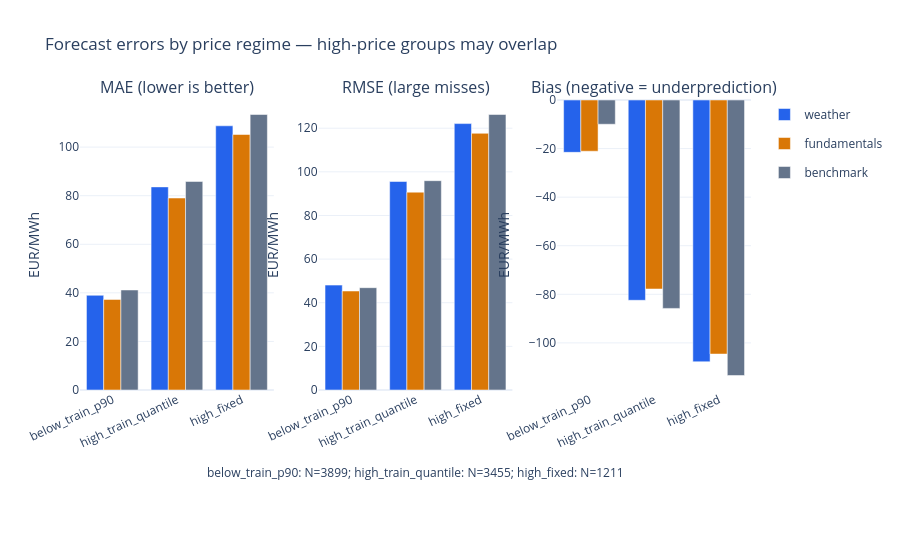
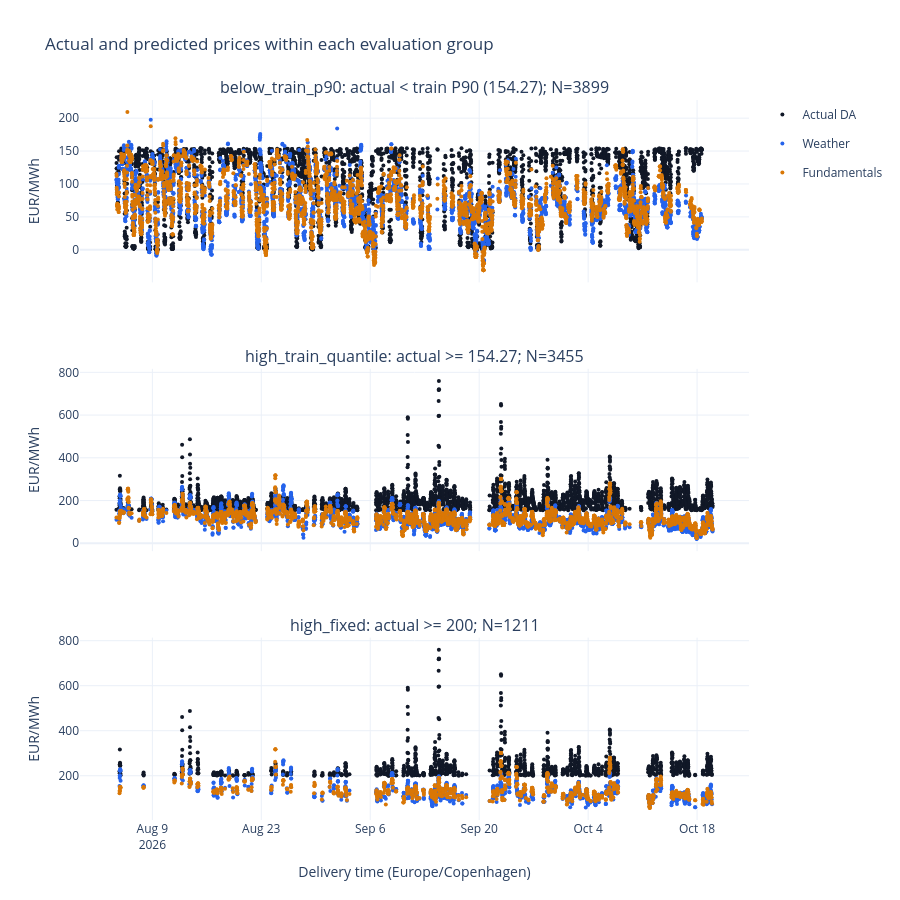

Here is the notebook cell these charts were saved with, in order:
### Markdown cell above
## Visualise the price groups

| Group | Definition |
|---|---|
| `below_train_p90` | Actual test price below the training quantile threshold (P90 by default) |
| `high_train_quantile` | Actual test price at or above the training quantile threshold |
| `high_fixed` | Actual test price at or above the configured fixed threshold (EUR 200/MWh by default) |

The first two groups partition the test set. `high_fixed` can overlap either group; do not add all three counts together. If you change `high_quantile`, `below_train_p90` retains its compatibility name but uses your new threshold, as shown in the plot title. Empty groups have `N=0` and unavailable metrics, not zero error.

The first plot compares MAE, RMSE and bias, with sample counts in the hover labels. The second shows actual and predicted prices within each group on the original time axis. These groups are defined after settlement for evaluation only; they do not influence trading decisions.

### Code cell
regime_metrics_figure(result).show()
regime_prices_figure(result).show()

### Figure 1 — Plotly figure (JSON) as saved in the notebook; plotly's stock layout.template omitted (floating-point values rounded to 4 significant figures)
{"data": [{"customdata": [[3899], [3455], [1211]], "hovertemplate": "%{x}<br>Error: %{y:.2f} EUR/MWh<br>N=%{customdata[0]}<extra>%{fullData.name}</extra>", "legendgroup": "weather", "marker": {"color": "#2563eb"}, "name": "weather", "showlegend": true, "type": "bar", "x": ["below_train_p90", "high_train_quantile", "high_fixed"], "xaxis": "x", "y": [38.99, 83.62, 108.8], "yaxis": "y"}, {"customdata": [[3899], [3455], [1211]], "hovertemplate": "%{x}<br>Error: %{y:.2f} EUR/MWh<br>N=%{customdata[0]}<extra>%{fullData.name}</extra>", "legendgroup": "fundamentals", "marker": {"color": "#d97706"}, "name": "fundamentals", "showlegend": true, "type": "bar", "x": ["below_train_p90", "high_train_quantile", "high_fixed"], "xaxis": "x", "y": [37.29, 79.04, 105.2], "yaxis": "y"}, {"customdata": [[3899], [3455], [1211]], "hovertemplate": "%{x}<br>Error: %{y:.2f} EUR/MWh<br>N=%{customdata[0]}<extra>%{fullData.name}</extra>", "legendgroup": "benchmark", "marker": {"color": "#64748b"}, "name": "benchmark", "showlegend": true, "type": "bar", "x": ["below_train_p90", "high_train_quantile", "high_fixed"], "xaxis": "x", "y": [41.18, 85.86, 113.4], "yaxis": "y"}, {"customdata": [[3899], [3455], [1211]], "hovertemplate": "%{x}<br>Error: %{y:.2f} EUR/MWh<br>N=%{customdata[0]}<extra>%{fullData.name}</extra>", "legendgroup": "weather", "marker": {"color": "#2563eb"}, "name": "weather", "showlegend": false, "type": "bar", "x": ["below_train_p90", "high_train_quantile", "high_fixed"], "xaxis": "x2", "y": [48.07, 95.56, 122.1], "yaxis": "y2"}, {"customdata": [[3899], [3455], [1211]], "hovertemplate": "%{x}<br>Error: %{y:.2f} EUR/MWh<br>N=%{customdata[0]}<extra>%{fullData.name}</extra>", "legendgroup": "fundamentals", "marker": {"color": "#d97706"}, "name": "fundamentals", "showlegend": false, "type": "bar", "x": ["below_train_p90", "high_train_quantile", "high_fixed"], "xaxis": "x2", "y": [45.37, 90.68, 117.6], "yaxis": "y2"}, {"customdata": [[3899], [3455], [1211]], "hovertemplate": "%{x}<br>Error: %{y:.2f} EUR/MWh<br>N=%{customdata[0]}<extra>%{fullData.name}</extra>", "legendgroup": "benchmark", "marker": {"color": "#64748b"}, "name": "benchmark", "showlegend": false, "type": "bar", "x": ["below_train_p90", "high_train_quantile", "high_fixed"], "xaxis": "x2", "y": [46.9, 95.94, 126.3], "yaxis": "y2"}, {"customdata": [[3899], [3455], [1211]], "hovertemplate": "%{x}<br>Error: %{y:.2f} EUR/MWh<br>N=%{customdata[0]}<extra>%{fullData.name}</extra>", "legendgroup": "weather", "marker": {"color": "#2563eb"}, "name": "weather", "showlegend": false, "type": "bar", "x": ["below_train_p90", "high_train_quantile", "high_fixed"], "xaxis": "x3", "y": [-21.55, -82.46, -107.8], "yaxis": "y3"}, {"customdata": [[3899], [3455], [1211]], "hovertemplate": "%{x}<br>Error: %{y:.2f} EUR/MWh<br>N=%{customdata[0]}<extra>%{fullData.name}</extra>", "legendgroup": "fundamentals", "marker": {"color": "#d97706"}, "name": "fundamentals", "showlegend": false, "type": "bar", "x": ["below_train_p90", "high_train_quantile", "high_fixed"], "xaxis": "x3", "y": [-21.09, -77.81, -104.6], "yaxis": "y3"}, {"customdata": [[3899], [3455], [1211]], "hovertemplate": "%{x}<br>Error: %{y:.2f} EUR/MWh<br>N=%{customdata[0]}<extra>%{fullData.name}</extra>", "legendgroup": "benchmark", "marker": {"color": "#64748b"}, "name": "benchmark", "showlegend": false, "type": "bar", "x": ["below_train_p90", "high_train_quantile", "high_fixed"], "xaxis": "x3", "y": [-9.979, -85.81, -113.4], "yaxis": "y3"}], "layout": {"annotations": [{"font": {"size": 16}, "showarrow": false, "text": "MAE (lower is better)", "x": 0.1444, "xanchor": "center", "xref": "paper", "y": 1, "yanchor": "bottom", "yref": "paper"}, {"font": {"size": 16}, "showarrow": false, "text": "RMSE (large misses)", "x": 0.5, "xanchor": "center", "xref": "paper", "y": 1, "yanchor": "bottom", "yref": "paper"}, {"font": {"size": 16}, "showarrow": false, "text": "Bias (negative = underprediction)", "x": 0.8556, "xanchor": "center", "xref": "paper", "y": 1, "yanchor": "bottom", "yref": "paper"}, {"showarrow": false, "text": "below_train_p90: N=3899; high_train_quantile: N=3455; high_fixed: N=1211", "x": 0.5, "xref": "paper", "y": -0.32, "yref": "paper"}], "barmode": "group", "height": 550, "margin": {"b": 160}, "title": {"text": "Forecast errors by price regime — high-price groups may overlap"}, "xaxis": {"anchor": "y", "domain": [0, 0.2889], "tickangle": -25}, "xaxis2": {"anchor": "y2", "domain": [0.3556, 0.6444], "tickangle": -25}, "xaxis3": {"anchor": "y3", "domain": [0.7111, 1], "tickangle": -25}, "yaxis": {"anchor": "x", "domain": [0, 1], "title": {"text": "EUR/MWh"}, "zeroline": true}, "yaxis2": {"anchor": "x2", "domain": [0, 1], "title": {"text": "EUR/MWh"}, "zeroline": true}, "yaxis3": {"anchor": "x3", "domain": [0, 1], "title": {"text": "EUR/MWh"}, "zeroline": true}}}

### Figure 2 — Plotly figure (JSON) as saved in the notebook; plotly's stock layout.template omitted (floating-point values rounded to 4 significant figures; data arrays with more than 128 entries replaced by an {"elided": "..."} marker saying what was removed)
{"data": [{"connectgaps": false, "legendgroup": "Actual DA", "marker": {"color": "#111827", "size": 4}, "mode": "markers", "name": "Actual DA", "showlegend": true, "type": "scatter", "x": {"elided": "7354 str values"}, "xaxis": "x", "y": {"elided": "7354 float values"}, "yaxis": "y"}, {"connectgaps": false, "legendgroup": "Weather", "marker": {"color": "#2563eb", "size": 4}, "mode": "markers", "name": "Weather", "showlegend": true, "type": "scatter", "x": {"elided": "7354 str values"}, "xaxis": "x", "y": {"elided": "7354 float values"}, "yaxis": "y"}, {"connectgaps": false, "legendgroup": "Fundamentals", "marker": {"color": "#d97706", "size": 4}, "mode": "markers", "name": "Fundamentals", "showlegend": true, "type": "scatter", "x": {"elided": "7354 str values"}, "xaxis": "x", "y": {"elided": "7354 float values"}, "yaxis": "y"}, {"connectgaps": false, "legendgroup": "Actual DA", "marker": {"color": "#111827", "size": 4}, "mode": "markers", "name": "Actual DA", "showlegend": false, "type": "scatter", "x": {"elided": "7354 str values"}, "xaxis": "x2", "y": {"elided": "7354 float values"}, "yaxis": "y2"}, {"connectgaps": false, "legendgroup": "Weather", "marker": {"color": "#2563eb", "size": 4}, "mode": "markers", "name": "Weather", "showlegend": false, "type": "scatter", "x": {"elided": "7354 str values"}, "xaxis": "x2", "y": {"elided": "7354 float values"}, "yaxis": "y2"}, {"connectgaps": false, "legendgroup": "Fundamentals", "marker": {"color": "#d97706", "size": 4}, "mode": "markers", "name": "Fundamentals", "showlegend": false, "type": "scatter", "x": {"elided": "7354 str values"}, "xaxis": "x2", "y": {"elided": "7354 float values"}, "yaxis": "y2"}, {"connectgaps": false, "legendgroup": "Actual DA", "marker": {"color": "#111827", "size": 4}, "mode": "markers", "name": "Actual DA", "showlegend": false, "type": "scatter", "x": {"elided": "7354 str values"}, "xaxis": "x3", "y": {"elided": "7354 float values"}, "yaxis": "y3"}, {"connectgaps": false, "legendgroup": "Weather", "marker": {"color": "#2563eb", "size": 4}, "mode": "markers", "name": "Weather", "showlegend": false, "type": "scatter", "x": {"elided": "7354 str values"}, "xaxis": "x3", "y": {"elided": "7354 float values"}, "yaxis": "y3"}, {"connectgaps": false, "legendgroup": "Fundamentals", "marker": {"color": "#d97706", "size": 4}, "mode": "markers", "name": "Fundamentals", "showlegend": false, "type": "scatter", "x": {"elided": "7354 str values"}, "xaxis": "x3", "y": {"elided": "7354 float values"}, "yaxis": "y3"}], "layout": {"annotations": [{"font": {"size": 16}, "showarrow": false, "text": "below_train_p90: actual < train P90 (154.27); N=3899", "x": 0.5, "xanchor": "center", "xref": "paper", "y": 1, "yanchor": "bottom", "yref": "paper"}, {"font": {"size": 16}, "showarrow": false, "text": "high_train_quantile: actual >= 154.27; N=3455", "x": 0.5, "xanchor": "center", "xref": "paper", "y": 0.6267, "yanchor": "bottom", "yref": "paper"}, {"font": {"size": 16}, "showarrow": false, "text": "high_fixed: actual >= 200; N=1211", "x": 0.5, "xanchor": "center", "xref": "paper", "y": 0.2533, "yanchor": "bottom", "yref": "paper"}], "height": 900, "hovermode": "closest", "title": {"text": "Actual and predicted prices within each evaluation group"}, "xaxis": {"anchor": "y", "domain": [0, 1], "matches": "x3", "showticklabels": false}, "xaxis2": {"anchor": "y2", "domain": [0, 1], "matches": "x3", "showticklabels": false}, "xaxis3": {"anchor": "y3", "domain": [0, 1], "title": {"text": "Delivery time (Europe/Copenhagen)"}}, "yaxis": {"anchor": "x", "domain": [0.7467, 1], "title": {"text": "EUR/MWh"}}, "yaxis2": {"anchor": "x2", "domain": [0.3733, 0.6267], "title": {"text": "EUR/MWh"}}, "yaxis3": {"anchor": "x3", "domain": [0, 0.2533], "title": {"text": "EUR/MWh"}}}}
